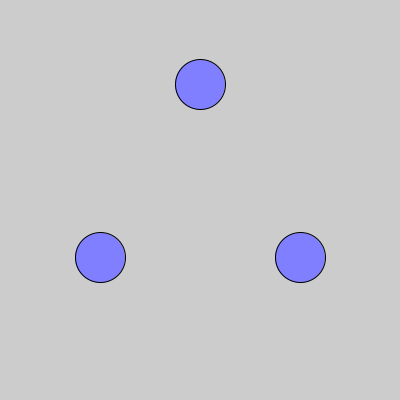
Frame 1 (no input)
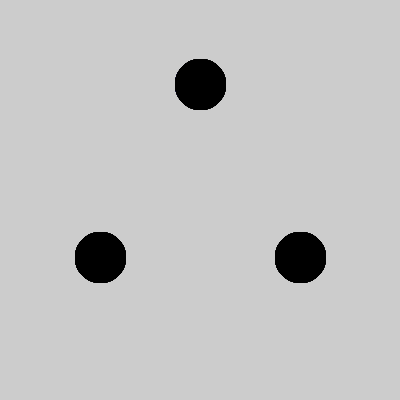
Frame 60 (the mouse pressed at the canvas centre just before this capture)
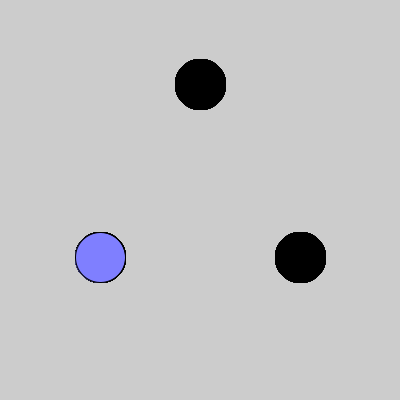
Frame 120 (the mouse held since frame 60 and released just before this capture)

The Processing sketch that drew these frames (run headless with seeded random() and noise(); from frame 60 on, the mouse is pressed at the canvas centre):

// Processing sketch: simulator
// ── simulator.pde
// Laminar flow fountain simulator

// Number of ms water takes to reach another barrel
int periodA = 2000;
int periodB = 2000;
int periodC = 2000;

// Demo pattern and fountain state
int[] onA = new int[1000];
int[] onB = new int[1000];
int[] onC = new int[1000];
int remainsA = 0;
int remainsB = 0;
int remainsC = 0;
int lastA;
int lastB;
int lastC;
int indexA = 0;
int indexB = 0;
int indexC = 0;
boolean stateA;
boolean stateB;
boolean stateC;
int lastMillis;

// Display configuration
color onColor = color(127, 127, 255);
color offColor = color(0, 0, 0);

void createDemo() {
  // On 1/2, off 1/2
  onA[0] = periodA/2;
  onA[1] = periodA/2;
  lastA = 1;
  indexA = 0;
  // Wait for pulse from A to reach B
  onB[0] = 0;
  onB[1] = periodA;
  // On 1/4, off 1/4, twice
  onB[2] = periodB/4;
  onB[3] = periodB/4;
  onB[4] = periodB/4;
  onB[5] = periodB/4;
  lastB = 5;
  indexB = 0;
  // Wait for pulse from A to reach B
  onC[0] = 0;
  onC[1] = periodA;
  // Wait for pulse from B to reach C
  onC[2] = 0;
  onC[3] = periodB;
  // On 1/8, off 1/8, four times
  onC[4] = periodC/8;
  onC[5] = periodC/8;
  onC[6] = periodC/8;
  onC[7] = periodC/8;
  onC[8] = periodC/8;
  onC[9] = periodC/8;
  onC[10] = periodC/8;
  onC[11] = periodC/8;
  lastC = 11;
  indexC = 0;
  
  // Init state
  stateA = true;
  stateB = true;
  stateC = true;
  remainsA = onA[0];
  remainsB = onB[0];
  remainsC = onC[0];
  lastMillis = millis();
}

void setup() {
  size(400, 400);
  createDemo();
}
void draw() {
  // Go back to the beginning if we've finished
  if (
    indexA == lastA && indexB == lastB && indexC == lastC
    && remainsA == 0 && remainsB == 0 && remainsC == 0
  ) {
    print("Resetting\n");
    createDemo();
  }
  
  // Find out how much time has ellapsed since the last draw()
  int curMillis = millis();
  int elapsed = curMillis - lastMillis;
  lastMillis = curMillis;
  
  // Update A state
  int toAdvance = elapsed;
  while (toAdvance > 0) {
    // Check whether we've finished the current state
    if (remainsA <= toAdvance) {
      // Subtract time left on current state, and move to next state
      toAdvance -= remainsA;
      remainsA = 0;
      if (indexA < lastA) {
        indexA++;
        remainsA = onA[indexA];
        stateA = !stateA;
      } else {
        break;
      }
    } else {
      // Still time remaining, just subtact it
      remainsA -= toAdvance;
      toAdvance = 0;
    }
  }
  
  // Update B state
  toAdvance = elapsed;
  while (toAdvance > 0) {
    // Check whether we've finished the current state
    if (remainsB <= toAdvance) {
      // Subtract time left on current state, and move to next state
      toAdvance -= remainsB;
      remainsB = 0;
      if (indexB < lastB) {
        indexB++;
        remainsB = onB[indexB];
        stateB = !stateB;
      } else {
        break;
      }
    } else {
      // Still time remaining, just subtact it
      remainsB -= toAdvance;
      toAdvance = 0;
    }
  }
  
  // Update C state
  toAdvance = elapsed;
  while (toAdvance > 0) {
    // Check whether we've finished the current state
    if (remainsC <= toAdvance) {
      // Subtract time left on current state, and move to next state
      toAdvance -= remainsC;
      remainsC = 0;
      if (indexC < lastC) {
        indexC++;
        remainsC = onC[indexC];
        stateC = !stateC;
      } else {
        break;
      }
    } else {
      // Still time remaining, just subtact it
      remainsC -= toAdvance;
      toAdvance = 0;
    }
  }
  
  // Draw barrels
  float a = width/2.0;
  float r = 50.0;
  if (stateA) {
    fill(onColor);
  } else {
    fill(offColor);
  }
  ellipse(width/2, height/2.0 - a/sqrt(3), r, r);
  if (stateB) {
    fill(onColor);
  } else {
    fill(offColor);
  }
  ellipse(width/2.0 - a/2.0, height/2.0 + a*sqrt(3)/2.0 - a/sqrt(3), r, r);
  if (stateC) {
    fill(onColor);
  } else {
    fill(offColor);
  }
  ellipse(width/2.0 + a/2.0, height/2.0 + a*sqrt(3)/2.0 - a/sqrt(3), r, r);
}
